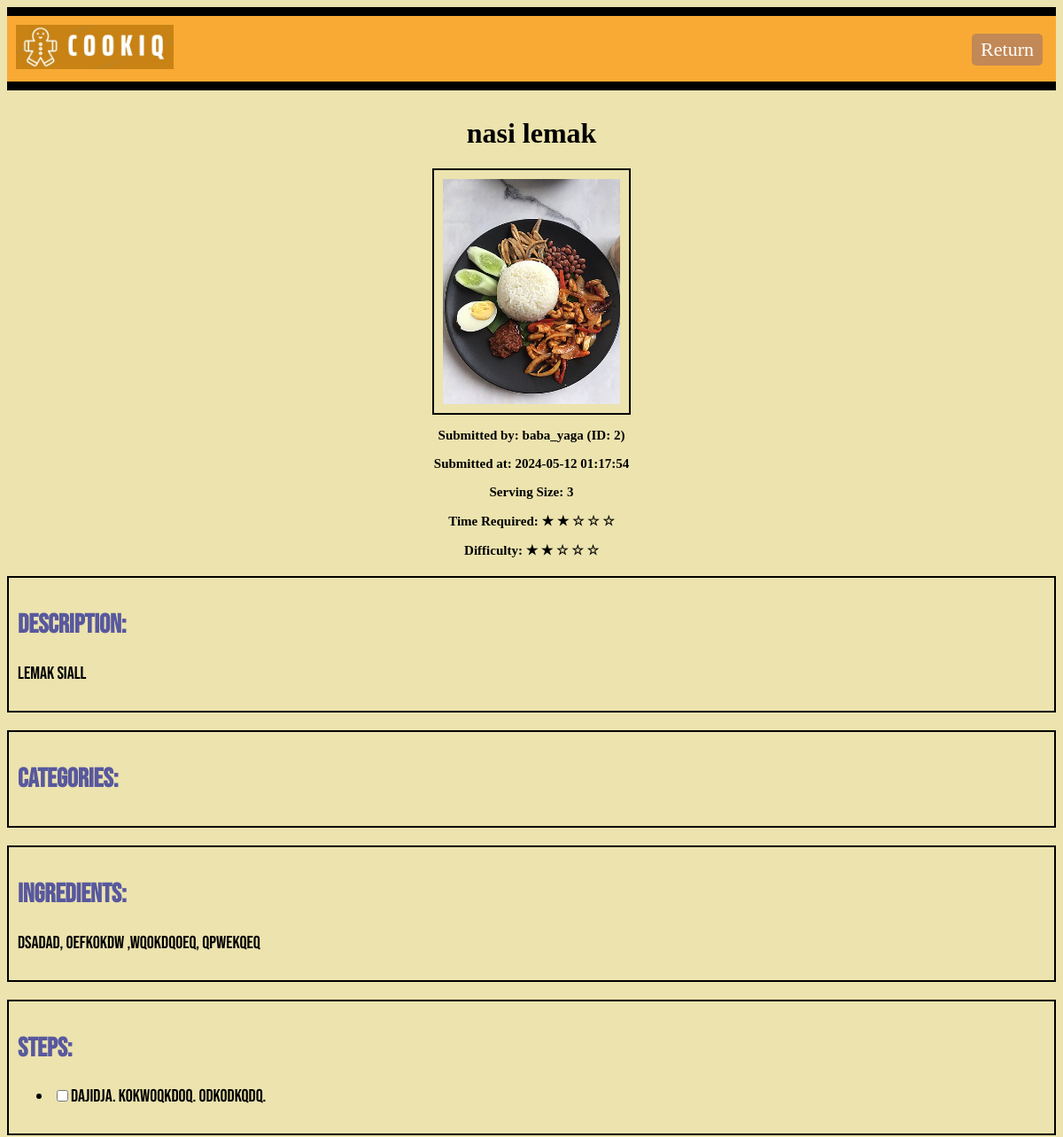
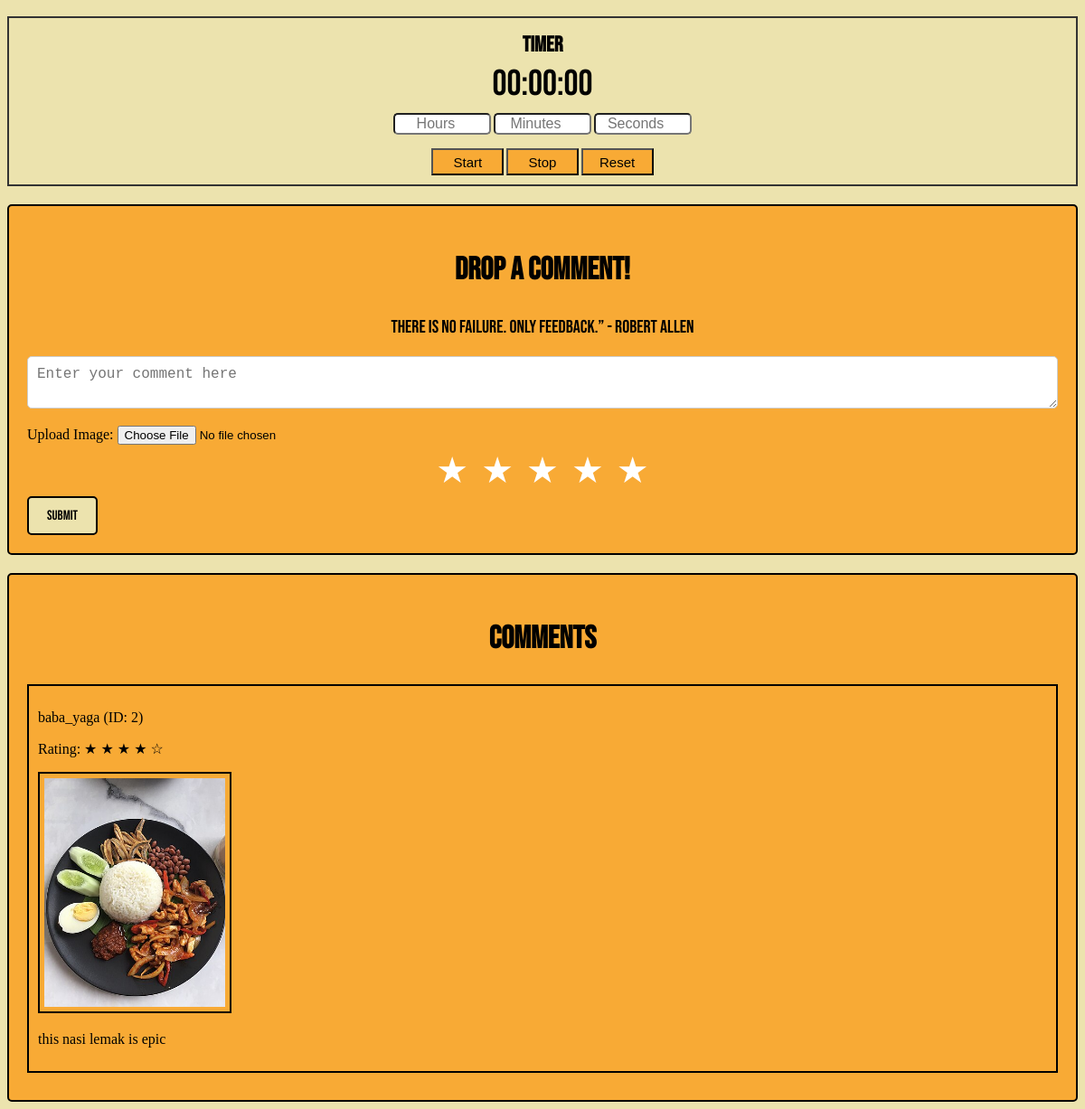
The app's page /user/1/recipe/2 (signed in), older data (2 pictures, top to bottom).
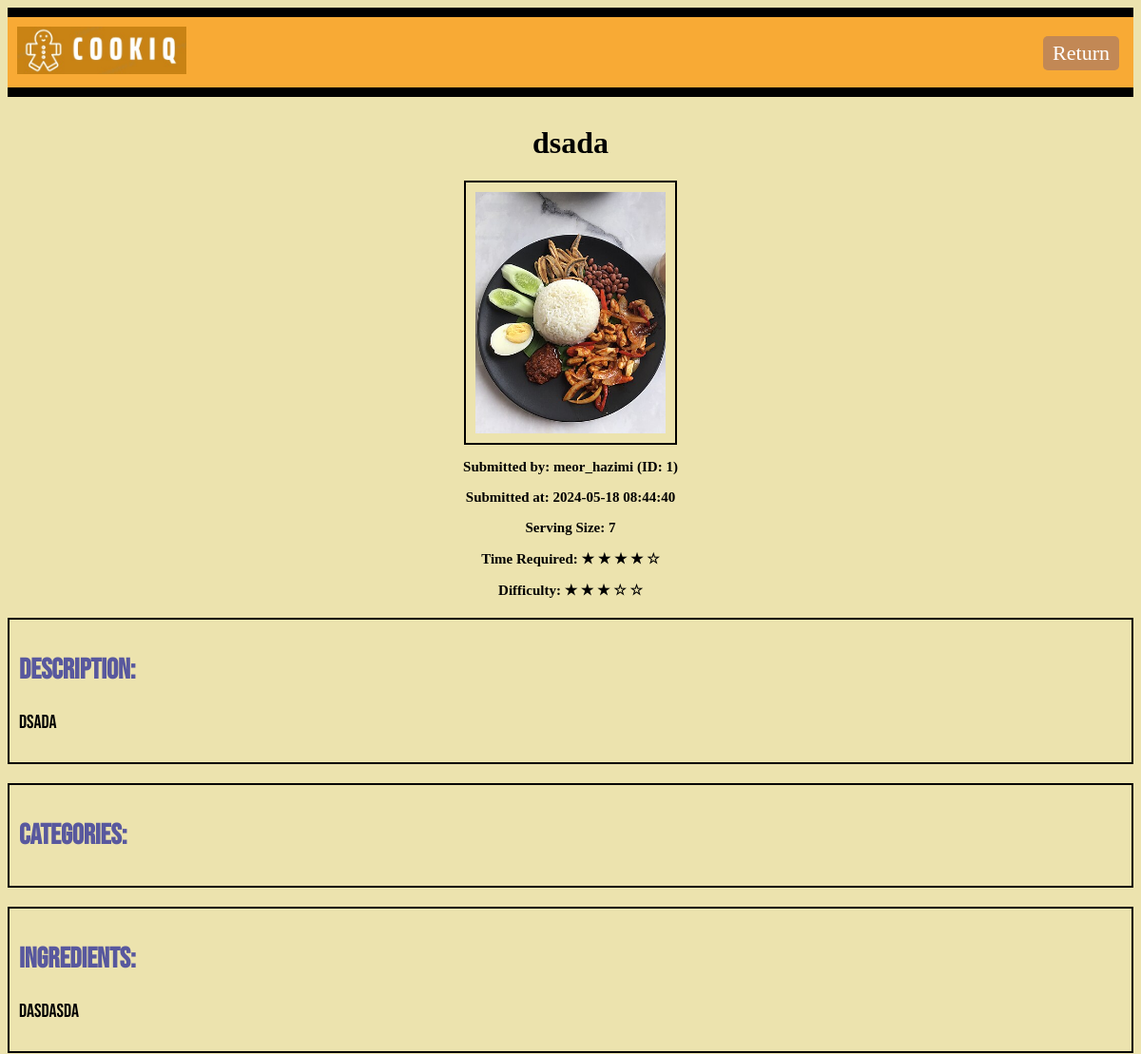
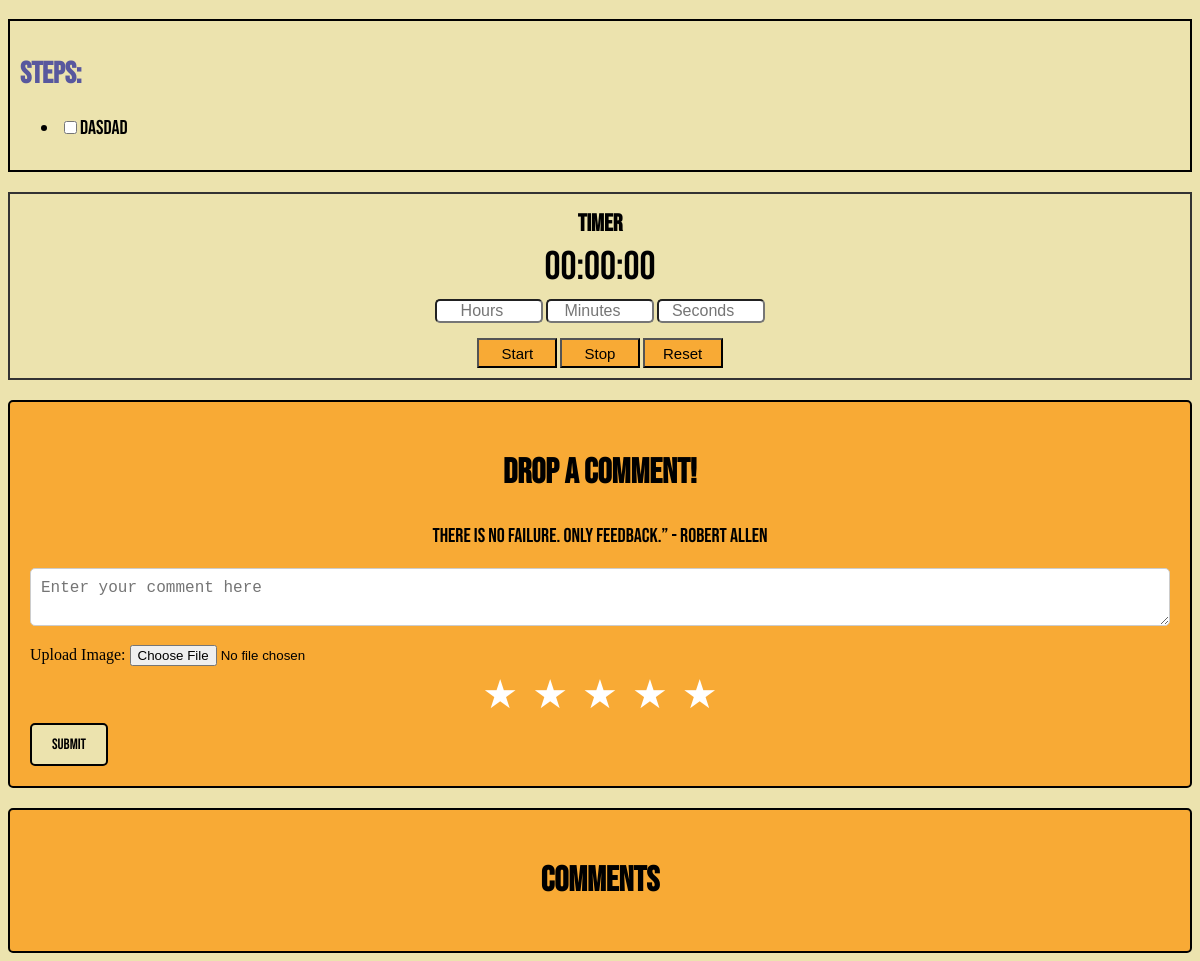
The same page, newer data (2 pictures, top to bottom).
### models.py (models this page shows, shortened)
class Recipe(db.Model):
    id = db.Column(db.Integer, primary_key=True)
    recipe_name = db.Column(db.String(100), nullable=False)
    description = db.Column(db.Text, nullable=False)
    ingredients = db.Column(db.Text, nullable=False)
    steps = db.Column(db.Text, nullable=False)
    difficulty = db.Column(db.Integer, nullable=False)
    time_required = db.Column(db.Integer, nullable=False)
    serving_size = db.Column(db.Integer, nullable=False)
    submitted_at = db.Column(db.DateTime(timezone=True), server_default=db.func.now())
    approved = db.Column(db.Boolean, default=False)
    user_id = db.Column(db.Integer, db.ForeignKey('user.id'), nullable=False)
    user = db.relationship('User', backref=db.backref('recipe_submissions', lazy=True))
    image_path = db.Column(db.String(255))  # Path to the image file
    submitted_by = db.Column(db.String(100), nullable=False)
    comments = db.relationship('Comment', backref=db.backref('recipe'), lazy=True)
    categories = db.relationship('Category', secondary=recipe_category_association, backref=db.backref('recipes', lazy='dynamic'))

class Comment(db.Model):
    id = db.Column(db.Integer, primary_key=True)
    comment = db.Column(db.Text, nullable=False)
    rating = db.Column(db.Integer, nullable=False)
    image_url = db.Column(db.String(255))
    submitted_by = db.Column(db.String(100), nullable=False)
    recipe_id = db.Column(db.Integer, db.ForeignKey('recipe.id'), nullable=False)
    user_id = db.Column(db.Integer, db.ForeignKey('user.id'), nullable=False)
    user = db.relationship('User', backref=db.backref('recipe', lazy=True))

### main.py (the view)
@app.route("/user/<int:user_id>/recipe/<int:recipe_id>")
def recipe(user_id,recipe_id):
    if "user_id" not in session or session["user_id"] != user_id:
        return redirect(url_for("login"))
    user = User.query.get_or_404(user_id)
    recipe = Recipe.query.get_or_404(recipe_id)
    comments = Comment.query.filter_by(recipe_id=recipe_id).all()
    return render_template("recipe.html", user=user, recipe=recipe, comments=comments)

### templates/recipe.html (shortened to what this page needs)
<!DOCTYPE html>
<html>
<head>
</head>
<body>
    <div class="header">
        <img style="height: 50px;" src="{{ url_for('static', filename='Logo_CookiQ.jpeg') }}" alt="Logo_CookiQ">
        <a href="{{ url_for('browse_recipe', user_id=user.id) }}" class="Return">Return</a>
    </div>
    <h1 class="recipe-title">{{ recipe.recipe_name }}</h1>
    <div class="recipe-photo-container">
        <img src="{{ url_for('static', filename=recipe.image_path) }}" class="recipe-photo" alt="Recipe Photo" style="max-width: 200px;">
        <div  class="submitted-by-date">
            <p>Submitted by: {{ recipe.submitted_by }}</p>
            <p>Submitted at: {{ recipe.submitted_at }}</p>
            <p>Serving Size: {{ recipe.serving_size }}</p>
            <p>Time Required:
                {% for i in range(recipe.time_required) %}
                    &#9733;
                {% endfor %}
                {% for i in range(5 - recipe.time_required) %}
                    &#9734;
                {% endfor %}
            </p>
            <p>Difficulty:
                {% for i in range(recipe.difficulty) %}
                    &#9733;
                {% endfor %}
                {% for i in range(5 - recipe.difficulty) %}
                    &#9734;
                {% endfor %}
            </p>
        </div>
    </div>
    <div class="recipe-details">
        <h2>Description:</h2>
        <p>{{ recipe.description }}</p>
    </div>
    <div class="recipe-details">
        <h2>Categories:</h2>
    </div>
    <div class="recipe-details">
        <h2>Ingredients:</h2>
        <p>{{ recipe.ingredients }}</p>
    </div>
    <div class="recipe-details">
        <h2>Steps:</h2>
        <ul>
            {% for step in recipe.steps.split('\n') %}
                <li><input type="checkbox" id="step{{ loop.index }}" name="step{{ loop.index }}"><label for="step{{ loop.index }}">{{ step }}</label></li>
            {% endfor %}
        </ul>
    </div>
    <div class="timer-container">
        <h2>Timer</h2>
        <p id="timer">00:00:00</p>
        <div>
            <input type="number" id="hours" min="0" placeholder="Hours">
            <input type="number" id="minutes" min="0" max="59" placeholder="Minutes">
            <input type="number" id="seconds" min="0" max="59" placeholder="Seconds">
        </div>
        <div>
            <button onclick="startCountdown()">Start</button>
            <button onclick="stopCountdown()">Stop</button>
            <button onclick="resetCountdown()">Reset</button>
        </div>
    </div>
    <div class="comment-box">
        <h2>Drop A Comment!</h2>
        <p>There is no failure. Only feedback.” - Robert Allen</p>
        <form action="{{ url_for('submit_comment', user_id=user.id, recipe_id=recipe.id) }}" method="post" enctype="multipart/form-data">
            <textarea name="comment" placeholder="Enter your comment here" class="input-field"></textarea>
            <label for="image">Upload Image:</label>
            <input type="file" name="image" accept="image/*" >
            <div class="rating">
                <label for="star5"></label>
                <label for="star4"></label>
                <label for="star3"></label>
                <label for="star2"></label>
                <label for="star1"></label>
            </div>
            <input type="submit" value="SUBMIT" class="submit-button">
        </form>
    </div>
    <div class="comment-section">
        <h2>Comments</h2>
        {% for comment in comments %}
        <div class="comment">
            <div class="comment-content">
                <p>{{ comment.submitted_by }}</p>
                <p>Rating:
                    {% for i in range(comment.rating) %}
                        &#9733;
                    {% endfor %}
                    {% for i in range(5 - comment.rating) %}
                        &#9734;
                    {% endfor %}
                </p>
                {% if comment.image_url %}
                    <img src="/static/{{ comment.image_url }}" alt="Comment Image">
                {% endif %}
                <p>{{ comment.comment }}</p>
            </div>
        </div>
        {% endfor %}
    </div>
</body>
</html>

### templates/recipe.html (style rules this page uses)
body { background-color: #ece3ae; }
.header { padding: 10px; background-color: #f8aa35; border-top: 10px solid #000; border-bottom: 10px solid #000; margin-bottom: 20px; position: relative; }
.Return { position: absolute; top: 20px; right: 15px; padding: 5px 10px; border-radius: 5px; text-align: center; background-color: #c28855; color: #fff; text-decoration: none; cursor: pointer; font-size: 22px; font-weight: 300; transition: background-color 0.3s; z-index: 1; }
.recipe-title { text-align: center; margin-top: 30px; }
.recipe-photo-container { text-align: center; margin-bottom: 20px; }
.recipe-photo { display: block; margin: 0 auto; border: 2px solid #000; padding: 10px; max-width: 100%; height: auto; }
.submitted-by-date { font-weight: bold; font-size: 15px; }
.recipe-details { font-family: 'Bebas Neue', sans-serif; border: 2px solid #000; padding: 10px; margin-bottom: 20px; font-size: 20px; }
.recipe-details h2 { color: rgb(88, 88, 158); font-size: 30px; }
.comment-box { background-color: #f8aa35; border: 2px solid #000; border-radius: 5px; padding: 20px; margin-top: 20px; }
.comment-box h2 { text-align: center; font-family: 'Bebas Neue', sans-serif; font-size: 35px; }
.comment-box p { text-align: center; font-family: 'Bebas Neue', sans-serif; font-size: 20px; }
.input-field { width: 100%; padding: 10px; margin-bottom: 15px; border: 1px solid #ccc; border-radius: 5px; box-sizing: border-box; font-size: 16px; }
.rating { unicode-bidi: bidi-override; direction: rtl; text-align: center; }
.rating > label { display: inline-block; padding: 5px; font-size: 40px; color: #ffffff; cursor: pointer; }
.rating > label:before { content: "\2605"; }
.submit-button { padding: 10px 20px; background: #ece3ae; border: 2px solid #000000; border-radius: 5px; cursor: pointer; text-align: center; font-family: 'Bebas Neue', sans-serif; font-size: 15px; transition: background-color 0.3s; z-index: 1; }
.comment-section { background-color: #f8aa35; border: 2px solid #000; border-radius: 5px; padding: 20px; margin-top: 20px; }
.comment-section h2 { text-align: center; font-family: 'Bebas Neue', sans-serif; font-size: 35px; }
.timer-container { border: 2px solid #333; padding: 10px; text-align: center; font-family: 'Bebas Neue', sans-serif; }
.timer-container p { font-size: 40px; margin-top: 5px; margin-bottom: 5px; }
.timer-container h2 { margin-bottom: 5px; margin-top: 5px; }
.timer-container button { width: 80px; height: 30px; background-color: #f8aa35; transition: background-color 0.3s; font-size: 15px; }
.timer-container input { margin-top: 3px; margin-bottom: 15px; width: 100px; font-size: 16px; border-radius: 5px; text-align: center; }

Row changes from the older to the newer data that the page shows:
removed Comment: submitted_by "baba_yaga (ID: 2)", rating 4 (drawn), image_url (picture), comment "this nasi lemak is epic"
changed Recipe: recipe_name "nasi lemak" → "dsada"; submitted_by "baba_yaga (ID: 2)" → "meor_hazimi (ID: 1)"; submitted_at "2024-05-12 01:17:54" → "2024-05-18 08:44:40"; serving_size "3" → "7"; time_required 2 → 4 (drawn); difficulty 2 → 3 (drawn); description "lemak siall" → "dsada"; ingredients "dsadad, oefkokdw ,wqokdqoeq, qpwekqeq" → "dasdasda"; steps "dajidja. kokwoqkdoq. odkodkqdq." → "dasdad"
